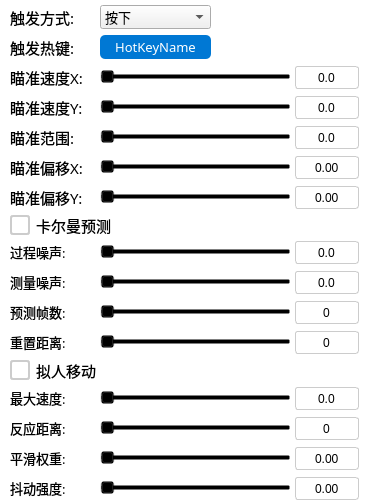
   <widget class="QFrame" name="parameteComponentFrame">
    <property name="geometry">
     <rect>
      <x>10</x>
      <y>60</y>
      <width>371</width>
      <height>500</height>
     </rect>
    </property>
    <property name="styleSheet">
     <string notr="true">background-color: rgba(0, 0, 0, 0);</string>
    </property>
    <property name="frameShape">
     <enum>QFrame::Shape::NoFrame</enum>
    </property>
    <property name="frameShadow">
     <enum>QFrame::Shadow::Raised</enum>
    </property>
    <widget class="QFrame" name="basicSettingsFrame">
     <property name="geometry">
      <rect>
       <x>0</x>
       <y>0</y>
       <width>371</width>
       <height>500</height>
      </rect>
     </property>
     <property name="styleSheet">
      <string notr="true">background-color: rgba(0, 0, 0, 0);</string>
     </property>
     <property name="frameShape">
      <enum>QFrame::Shape::Box</enum>
     </property>
     <property name="frameShadow">
      <enum>QFrame::Shadow::Raised</enum>
     </property>
     <property name="lineWidth">
      <number>0</number>
     </property>
     <widget class="QLabel" name="triggerMethodLabel">
      <property name="geometry">
       <rect>
        <x>10</x>
        <y>5</y>
        <width>81</width>
        <height>24</height>
       </rect>
      </property>
      <property name="font">
       <font>
        <family>Microsoft YaHei</family>
        <pointsize>11</pointsize>
       </font>
      </property>
      <property name="styleSheet">
       <string notr="true">background-color: rgba(0, 0, 0, 0);</string>
      </property>
      <property name="text">
       <string>触发方式:</string>
      </property>
      <property name="alignment">
       <set>Qt::AlignmentFlag::AlignLeading|Qt::AlignmentFlag::AlignLeft|Qt::AlignmentFlag::AlignVCenter</set>
      </property>
     </widget>
     <widget class="QComboBox" name="triggerMethodComboBox">
      <property name="geometry">
       <rect>
        <x>100</x>
        <y>5</y>
        <width>111</width>
        <height>24</height>
       </rect>
      </property>
      <property name="font">
       <font>
        <family>Microsoft YaHei</family>
        <pointsize>10</pointsize>
        <bold>false</bold>
       </font>
      </property>
      <property name="styleSheet">
       <string notr="true">background-color: rgb(240, 240, 240);</string>
      </property>
      <item>
       <property name="text">
        <string>按下</string>
       </property>
      </item>
      <item>
       <property name="text">
        <string>切换</string>
       </property>
      </item>
     </widget>
     <widget class="QLabel" name="triggerHotkeyLabel">
      <property name="geometry">
       <rect>
        <x>10</x>
        <y>35</y>
        <width>81</width>
        <height>24</height>
       </rect>
      </property>
      <property name="font">
       <font>
        <family>Microsoft YaHei</family>
        <pointsize>11</pointsize>
       </font>
      </property>
      <property name="styleSheet">
       <string notr="true">background-color: rgba(0, 0, 0, 0);</string>
      </property>
      <property name="text">
       <string>触发热键:</string>
      </property>
      <property name="alignment">
       <set>Qt::AlignmentFlag::AlignLeading|Qt::AlignmentFlag::AlignLeft|Qt::AlignmentFlag::AlignVCenter</set>
      </property>
     </widget>
     <widget class="QPushButton" name="HotkeyPushButton">
      <property name="geometry">
       <rect>
        <x>100</x>
        <y>35</y>
        <width>111</width>
        <height>24</height>
       </rect>
      </property>
      <property name="font">
       <font>
        <family>Microsoft YaHei</family>
        <pointsize>10</pointsize>
        <bold>false</bold>
       </font>
      </property>
      <property name="styleSheet">
       <string notr="true">background-color: rgb(0, 120, 212); color: white; border-radius: 5px;</string>
      </property>
      <property name="text">
       <string>HotKeyName</string>
      </property>
     </widget>
     <widget class="QLabel" name="lockSpeedXLabel">
      <property name="geometry">
       <rect>
        <x>10</x>
        <y>65</y>
        <width>81</width>
        <height>24</height>
       </rect>
      </property>
      <property name="font">
       <font>
        <family>Microsoft YaHei</family>
        <pointsize>11</pointsize>
       </font>
      </property>
      <property name="styleSheet">
       <string notr="true">background-color: rgba(0, 0, 0, 0);</string>
      </property>
      <property name="text">
       <string>瞄准速度X:</string>
      </property>
      <property name="alignment">
       <set>Qt::AlignmentFlag::AlignLeading|Qt::AlignmentFlag::AlignLeft|Qt::AlignmentFlag::AlignVCenter</set>
      </property>
     </widget>
     <widget class="QSlider" name="lockSpeedXHorizontalSlider">
      <property name="geometry">
       <rect>
        <x>100</x>
        <y>68</y>
        <width>191</width>
        <height>18</height>
       </rect>
      </property>
      <property name="orientation">
       <enum>Qt::Orientation::Horizontal</enum>
      </property>
     </widget>
     <widget class="QDoubleSpinBox" name="lockSpeedXSpinBox">
      <property name="geometry">
       <rect>
        <x>295</x>
        <y>66</y>
        <width>64</width>
        <height>23</height>
       </rect>
      </property>
      <property name="decimals">
       <number>1</number>
      </property>
      <property name="buttonSymbols">
       <enum>QAbstractSpinBox::ButtonSymbols::NoButtons</enum>
      </property>
      <property name="alignment">
       <set>Qt::AlignmentFlag::AlignCenter</set>
      </property>
      <property name="styleSheet">
       <string notr="true">QDoubleSpinBox { border: 1px solid #ccc; border-radius: 3px; background: #fff; } QToolTip { color: #e0e0e0; background-color: #2d2d2d; border: 1px solid #555; padding: 4px; }</string>
      </property>
     </widget>
     <widget class="QLabel" name="lockSpeedYLabel">
      <property name="geometry">
       <rect>
        <x>10</x>
        <y>95</y>
        <width>81</width>
        <height>24</height>
       </rect>
      </property>
      <property name="font">
       <font>
        <family>Microsoft YaHei</family>
        <pointsize>11</pointsize>
       </font>
      </property>
      <property name="styleSheet">
       <string notr="true">background-color: rgba(0, 0, 0, 0);</string>
      </property>
      <property name="text">
       <string>瞄准速度Y:</string>
      </property>
      <property name="alignment">
       <set>Qt::AlignmentFlag::AlignLeading|Qt::AlignmentFlag::AlignLeft|Qt::AlignmentFlag::AlignVCenter</set>
      </property>
     </widget>
     <widget class="QSlider" name="lockSpeedYHorizontalSlider">
      <property name="geometry">
       <rect>
        <x>100</x>
        <y>98</y>
        <width>191</width>
        <height>18</height>
       </rect>
      </property>
      <property name="orientation">
       <enum>Qt::Orientation::Horizontal</enum>
      </property>
     </widget>
     <widget class="QDoubleSpinBox" name="lockSpeedYSpinBox">
      <property name="geometry">
       <rect>
        <x>295</x>
        <y>96</y>
        <width>64</width>
        <height>23</height>
       </rect>
      </property>
      <property name="decimals">
       <number>1</number>
      </property>
      <property name="buttonSymbols">
       <enum>QAbstractSpinBox::ButtonSymbols::NoButtons</enum>
      </property>
      <property name="alignment">
       <set>Qt::AlignmentFlag::AlignCenter</set>
      </property>
      <property name="styleSheet">
       <string notr="true">QDoubleSpinBox { border: 1px solid #ccc; border-radius: 3px; background: #fff; } QToolTip { color: #e0e0e0; background-color: #2d2d2d; border: 1px solid #555; padding: 4px; }</string>
      </property>
     </widget>
     <widget class="QLabel" name="aimingRangeLabel">
      <property name="geometry">
       <rect>
        <x>10</x>
        <y>125</y>
        <width>81</width>
        <height>24</height>
       </rect>
      </property>
      <property name="font">
       <font>
        <family>Microsoft YaHei</family>
        <pointsize>11</pointsize>
       </font>
      </property>
      <property name="styleSheet">
       <string notr="true">background-color: rgba(0, 0, 0, 0);</string>
      </property>
      <property name="text">
       <string>瞄准范围:</string>
      </property>
      <property name="alignment">
       <set>Qt::AlignmentFlag::AlignLeading|Qt::AlignmentFlag::AlignLeft|Qt::AlignmentFlag::AlignVCenter</set>
      </property>
     </widget>
     <widget class="QSlider" name="aimRangeHorizontalSlider">
      <property name="geometry">
       <rect>
        <x>100</x>
        <y>128</y>
        <width>191</width>
        <height>18</height>
       </rect>
      </property>
      <property name="orientation">
       <enum>Qt::Orientation::Horizontal</enum>
      </property>
     </widget>
     <widget class="QDoubleSpinBox" name="aimRangeSpinBox">
      <property name="geometry">
       <rect>
        <x>295</x>
        <y>126</y>
        <width>64</width>
        <height>23</height>
       </rect>
      </property>
      <property name="decimals">
       <number>1</number>
      </property>
      <property name="buttonSymbols">
       <enum>QAbstractSpinBox::ButtonSymbols::NoButtons</enum>
      </property>
      <property name="alignment">
       <set>Qt::AlignmentFlag::AlignCenter</set>
      </property>
      <property name="styleSheet">
       <string notr="true">QDoubleSpinBox { border: 1px solid #ccc; border-radius: 3px; background: #fff; } QToolTip { color: #e0e0e0; background-color: #2d2d2d; border: 1px solid #555; padding: 4px; }</string>
      </property>
     </widget>
     <widget class="QLabel" name="aimingRangeLabel_3">
      <property name="geometry">
       <rect>
        <x>10</x>
        <y>155</y>
        <width>81</width>
        <height>24</height>
       </rect>
      </property>
      <property name="font">
       <font>
        <family>Microsoft YaHei</family>
        <pointsize>11</pointsize>
       </font>
      </property>
      <property name="styleSheet">
       <string notr="true">background-color: rgba(0, 0, 0, 0);</string>
      </property>
      <property name="text">
       <string>瞄准偏移X:</string>
      </property>
      <property name="alignment">
       <set>Qt::AlignmentFlag::AlignLeading|Qt::AlignmentFlag::AlignLeft|Qt::AlignmentFlag::AlignVCenter</set>
      </property>
     </widget>
     <widget class="QSlider" name="offset_centerxVerticalSlider">
      <property name="geometry">
       <rect>
        <x>100</x>
        <y>158</y>
        <width>191</width>
        <height>18</height>
       </rect>
      </property>
      <property name="orientation">
       <enum>Qt::Orientation::Horizontal</enum>
      </property>
     </widget>
     <widget class="QDoubleSpinBox" name="offset_centerxSpinBox">
      <property name="geometry">
       <rect>
        <x>295</x>
        <y>156</y>
        <width>64</width>
        <height>23</height>
       </rect>
      </property>
      <property name="decimals">
       <number>2</number>
      </property>
      <property name="buttonSymbols">
       <enum>QAbstractSpinBox::ButtonSymbols::NoButtons</enum>
      </property>
      <property name="alignment">
       <set>Qt::AlignmentFlag::AlignCenter</set>
      </property>
      <property name="styleSheet">
       <string notr="true">QDoubleSpinBox { border: 1px solid #ccc; border-radius: 3px; background: #fff; } QToolTip { color: #e0e0e0; background-color: #2d2d2d; border: 1px solid #555; padding: 4px; }</string>
      </property>
     </widget>
     <widget class="QLabel" name="aimingRangeLabel_4">
      <property name="geometry">
       <rect>
        <x>10</x>
        <y>185</y>
        <width>81</width>
        <height>24</height>
       </rect>
      </property>
      <property name="font">
       <font>
        <family>Microsoft YaHei</family>
        <pointsize>11</pointsize>
       </font>
      </property>
      <property name="styleSheet">
       <string notr="true">background-color: rgba(0, 0, 0, 0);</string>
      </property>
      <property name="text">
       <string>瞄准偏移Y:</string>
      </property>
      <property name="alignment">
       <set>Qt::AlignmentFlag::AlignLeading|Qt::AlignmentFlag::AlignLeft|Qt::AlignmentFlag::AlignVCenter</set>
      </property>
     </widget>
     <widget class="QSlider" name="offset_centeryVerticalSlider">
      <property name="geometry">
       <rect>
        <x>100</x>
        <y>188</y>
        <width>191</width>
        <height>18</height>
       </rect>
      </property>
      <property name="orientation">
       <enum>Qt::Orientation::Horizontal</enum>
      </property>
     </widget>
     <widget class="QDoubleSpinBox" name="offset_centerySpinBox">
      <property name="geometry">
       <rect>
        <x>295</x>
        <y>186</y>
        <width>64</width>
        <height>23</height>
       </rect>
      </property>
      <property name="decimals">
       <number>2</number>
      </property>
      <property name="buttonSymbols">
       <enum>QAbstractSpinBox::ButtonSymbols::NoButtons</enum>
      </property>
      <property name="alignment">
       <set>Qt::AlignmentFlag::AlignCenter</set>
      </property>
      <property name="styleSheet">
       <string notr="true">QDoubleSpinBox { border: 1px solid #ccc; border-radius: 3px; background: #fff; } QToolTip { color: #e0e0e0; background-color: #2d2d2d; border: 1px solid #555; padding: 4px; }</string>
      </property>
     </widget>
     <widget class="QCheckBox" name="kalmanFilterCheckBox">
      <property name="geometry">
       <rect>
        <x>10</x>
        <y>215</y>
        <width>120</width>
        <height>20</height>
       </rect>
      </property>
      <property name="font">
       <font>
        <family>Microsoft YaHei</family>
        <pointsize>11</pointsize>
       </font>
      </property>
      <property name="styleSheet">
       <string notr="true">QCheckBox::indicator { width: 16px; height: 16px; border: 2px solid #ccc; border-radius: 3px; background: #fff; } QCheckBox::indicator:checked { background: #0078D4; border-color: #0078D4; image: none; } QCheckBox::indicator:unchecked { background: #fff; border-color: #ccc; }</string>
      </property>
      <property name="toolTip">
       <string>开启后使用卡尔曼滤波平滑坐标并在短暂失检时预测位置</string>
      </property>
      <property name="text">
       <string>卡尔曼预测</string>
      </property>
     </widget>
     <widget class="QLabel" name="kalmanProcessNoiseLabel">
      <property name="geometry">
       <rect>
        <x>10</x>
        <y>240</y>
        <width>81</width>
        <height>24</height>
       </rect>
      </property>
      <property name="font">
       <font>
        <family>Microsoft YaHei</family>
        <pointsize>10</pointsize>
       </font>
      </property>
      <property name="toolTip">
       <string>运动模型不确定性，值越大越跟随原始检测（建议3~12）</string>
      </property>
      <property name="text">
       <string>过程噪声:</string>
      </property>
     </widget>
     <widget class="QSlider" name="kalmanProcessNoiseSlider">
      <property name="geometry">
       <rect>
        <x>100</x>
        <y>243</y>
        <width>191</width>
        <height>18</height>
       </rect>
      </property>
      <property name="toolTip">
       <string>运动模型不确定性，值越大越跟随原始检测（建议3~12）</string>
      </property>
      <property name="orientation">
       <enum>Qt::Orientation::Horizontal</enum>
      </property>
     </widget>
     <widget class="QDoubleSpinBox" name="kalmanProcessNoiseSpinBox">
      <property name="geometry">
       <rect>
        <x>295</x>
        <y>241</y>
        <width>64</width>
        <height>23</height>
       </rect>
      </property>
      <property name="decimals">
       <number>1</number>
      </property>
      <property name="buttonSymbols">
       <enum>QAbstractSpinBox::ButtonSymbols::NoButtons</enum>
      </property>
      <property name="alignment">
       <set>Qt::AlignmentFlag::AlignCenter</set>
      </property>
      <property name="styleSheet">
       <string notr="true">QDoubleSpinBox { border: 1px solid #ccc; border-radius: 3px; background: #fff; } QToolTip { color: #e0e0e0; background-color: #2d2d2d; border: 1px solid #555; padding: 4px; }</string>
      </property>
     </widget>
     <widget class="QLabel" name="kalmanMeasurementNoiseLabel">
      <property name="geometry">
       <rect>
        <x>10</x>
        <y>270</y>
        <width>81</width>
        <height>24</height>
       </rect>
      </property>
      <property name="font">
       <font>
        <family>Microsoft YaHei</family>
        <pointsize>10</pointsize>
       </font>
      </property>
      <property name="toolTip">
       <string>检测坐标抖动程度，值越小越信任检测（建议1~5）</string>
      </property>
      <property name="text">
       <string>测量噪声:</string>
      </property>
     </widget>
     <widget class="QSlider" name="kalmanMeasurementNoiseSlider">
      <property name="geometry">
       <rect>
        <x>100</x>
        <y>273</y>
        <width>191</width>
        <height>18</height>
       </rect>
      </property>
      <property name="toolTip">
       <string>检测坐标抖动程度，值越小越信任检测（建议1~5）</string>
      </property>
      <property name="orientation">
       <enum>Qt::Orientation::Horizontal</enum>
      </property>
     </widget>
     <widget class="QDoubleSpinBox" name="kalmanMeasurementNoiseSpinBox">
      <property name="geometry">
       <rect>
        <x>295</x>
        <y>271</y>
        <width>64</width>
        <height>23</height>
       </rect>
      </property>
      <property name="decimals">
       <number>1</number>
      </property>
      <property name="buttonSymbols">
       <enum>QAbstractSpinBox::ButtonSymbols::NoButtons</enum>
      </property>
      <property name="alignment">
       <set>Qt::AlignmentFlag::AlignCenter</set>
      </property>
      <property name="styleSheet">
       <string notr="true">QDoubleSpinBox { border: 1px solid #ccc; border-radius: 3px; background: #fff; } QToolTip { color: #e0e0e0; background-color: #2d2d2d; border: 1px solid #555; padding: 4px; }</string>
      </property>
     </widget>
     <widget class="QLabel" name="kalmanCoastFramesLabel">
      <property name="geometry">
       <rect>
        <x>10</x>
        <y>300</y>
        <width>81</width>
        <height>24</height>
       </rect>
      </property>
      <property name="font">
       <font>
        <family>Microsoft YaHei</family>
        <pointsize>10</pointsize>
       </font>
      </property>
      <property name="toolTip">
       <string>失检后最多预测多少帧（建议3~10）</string>
      </property>
      <property name="text">
       <string>预测帧数:</string>
      </property>
     </widget>
     <widget class="QSlider" name="kalmanCoastFramesSlider">
      <property name="geometry">
       <rect>
        <x>100</x>
        <y>303</y>
        <width>191</width>
        <height>18</height>
       </rect>
      </property>
      <property name="toolTip">
       <string>失检后最多预测多少帧（建议3~10）</string>
      </property>
      <property name="orientation">
       <enum>Qt::Orientation::Horizontal</enum>
      </property>
     </widget>
     <widget class="QDoubleSpinBox" name="kalmanCoastFramesSpinBox">
      <property name="geometry">
       <rect>
        <x>295</x>
        <y>301</y>
        <width>64</width>
        <height>23</height>
       </rect>
      </property>
      <property name="decimals">
       <number>0</number>
      </property>
      <property name="buttonSymbols">
       <enum>QAbstractSpinBox::ButtonSymbols::NoButtons</enum>
      </property>
      <property name="alignment">
       <set>Qt::AlignmentFlag::AlignCenter</set>
      </property>
      <property name="styleSheet">
       <string notr="true">QDoubleSpinBox { border: 1px solid #ccc; border-radius: 3px; background: #fff; } QToolTip { color: #e0e0e0; background-color: #2d2d2d; border: 1px solid #555; padding: 4px; }</string>
      </property>
     </widget>
     <widget class="QLabel" name="kalmanReinitDistLabel">
      <property name="geometry">
       <rect>
        <x>10</x>
        <y>330</y>
        <width>81</width>
        <height>24</height>
       </rect>
      </property>
      <property name="font">
       <font>
        <family>Microsoft YaHei</family>
        <pointsize>10</pointsize>
       </font>
      </property>
      <property name="toolTip">
       <string>目标跳变超过此像素距离时重置滤波器（建议20~60）</string>
      </property>
      <property name="text">
       <string>重置距离:</string>
      </property>
     </widget>
     <widget class="QSlider" name="kalmanReinitDistSlider">
      <property name="geometry">
       <rect>
        <x>100</x>
        <y>333</y>
        <width>191</width>
        <height>18</height>
       </rect>
      </property>
      <property name="toolTip">
       <string>目标跳变超过此像素距离时重置滤波器（建议20~60）</string>
      </property>
      <property name="orientation">
       <enum>Qt::Orientation::Horizontal</enum>
      </property>
     </widget>
     <widget class="QDoubleSpinBox" name="kalmanReinitDistSpinBox">
      <property name="geometry">
       <rect>
        <x>295</x>
        <y>331</y>
        <width>64</width>
        <height>23</height>
       </rect>
      </property>
      <property name="decimals">
       <number>0</number>
      </property>
      <property name="buttonSymbols">
       <enum>QAbstractSpinBox::ButtonSymbols::NoButtons</enum>
      </property>
      <property name="alignment">
       <set>Qt::AlignmentFlag::AlignCenter</set>
      </property>
      <property name="styleSheet">
       <string notr="true">QDoubleSpinBox { border: 1px solid #ccc; border-radius: 3px; background: #fff; } QToolTip { color: #e0e0e0; background-color: #2d2d2d; border: 1px solid #555; padding: 4px; }</string>
      </property>
     </widget>
     <widget class="QCheckBox" name="humanizeCheckBox">
      <property name="geometry">
       <rect>
        <x>10</x>
        <y>360</y>
        <width>120</width>
        <height>20</height>
       </rect>
      </property>
      <property name="font">
       <font>
        <family>Microsoft YaHei</family>
        <pointsize>11</pointsize>
       </font>
      </property>
      <property name="styleSheet">
       <string notr="true">QCheckBox::indicator { width: 16px; height: 16px; border: 2px solid #ccc; border-radius: 3px; background: #fff; } QCheckBox::indicator:checked { background: #0078D4; border-color: #0078D4; image: none; } QCheckBox::indicator:unchecked { background: #fff; border-color: #ccc; }</string>
      </property>
      <property name="toolTip">
       <string>开启后以钟形速度曲线、EMA 阻尼与高斯微抖动模拟人手鼠标移动</string>
      </property>
      <property name="text">
       <string>拟人移动</string>
      </property>
     </widget>
     <widget class="QLabel" name="humanizeMaxSpeedLabel">
      <property name="geometry">
       <rect>
        <x>10</x>
        <y>386</y>
        <width>81</width>
        <height>24</height>
       </rect>
      </property>
      <property name="font">
       <font>
        <family>Microsoft YaHei</family>
        <pointsize>10</pointsize>
       </font>
      </property>
      <property name="toolTip">
       <string>单帧最大像素位移（钟形曲线渐近线，建议 8~25）</string>
      </property>
      <property name="text">
       <string>最大速度:</string>
      </property>
     </widget>
     <widget class="QSlider" name="humanizeMaxSpeedSlider">
      <property name="geometry">
       <rect>
        <x>100</x>
        <y>389</y>
        <width>191</width>
        <height>18</height>
       </rect>
      </property>
      <property name="toolTip">
       <string>单帧最大像素位移（钟形曲线渐近线，建议 8~25）</string>
      </property>
      <property name="orientation">
       <enum>Qt::Orientation::Horizontal</enum>
      </property>
     </widget>
     <widget class="QDoubleSpinBox" name="humanizeMaxSpeedSpinBox">
      <property name="geometry">
       <rect>
        <x>295</x>
        <y>387</y>
        <width>64</width>
        <height>23</height>
       </rect>
      </property>
      <property name="decimals">
       <number>1</number>
      </property>
      <property name="buttonSymbols">
       <enum>QAbstractSpinBox::ButtonSymbols::NoButtons</enum>
      </property>
      <property name="alignment">
       <set>Qt::AlignmentFlag::AlignCenter</set>
      </property>
      <property name="styleSheet">
       <string notr="true">QDoubleSpinBox { border: 1px solid #ccc; border-radius: 3px; background: #fff; } QToolTip { color: #e0e0e0; background-color: #2d2d2d; border: 1px solid #555; padding: 4px; }</string>
      </property>
     </widget>
     <widget class="QLabel" name="humanizeReactionDistLabel">
      <property name="geometry">
       <rect>
        <x>10</x>
        <y>416</y>
        <width>81</width>
        <height>24</height>
       </rect>
      </property>
      <property name="font">
       <font>
        <family>Microsoft YaHei</family>
        <pointsize>10</pointsize>
       </font>
      </property>
      <property name="toolTip">
       <string>速度饱和距离，越小起步越快（建议 40~150）</string>
      </property>
      <property name="text">
       <string>反应距离:</string>
      </property>
     </widget>
     <widget class="QSlider" name="humanizeReactionDistSlider">
      <property name="geometry">
       <rect>
        <x>100</x>
        <y>419</y>
        <width>191</width>
        <height>18</height>
       </rect>
      </property>
      <property name="toolTip">
       <string>速度饱和距离，越小起步越快（建议 40~150）</string>
      </property>
      <property name="orientation">
       <enum>Qt::Orientation::Horizontal</enum>
      </property>
     </widget>
     <widget class="QDoubleSpinBox" name="humanizeReactionDistSpinBox">
      <property name="geometry">
       <rect>
        <x>295</x>
        <y>417</y>
        <width>64</width>
        <height>23</height>
       </rect>
      </property>
      <property name="decimals">
       <number>0</number>
      </property>
      <property name="buttonSymbols">
       <enum>QAbstractSpinBox::ButtonSymbols::NoButtons</enum>
      </property>
      <property name="alignment">
       <set>Qt::AlignmentFlag::AlignCenter</set>
      </property>
      <property name="styleSheet">
       <string notr="true">QDoubleSpinBox { border: 1px solid #ccc; border-radius: 3px; background: #fff; } QToolTip { color: #e0e0e0; background-color: #2d2d2d; border: 1px solid #555; padding: 4px; }</string>
      </property>
     </widget>
     <widget class="QLabel" name="humanizeAlphaLabel">
      <property name="geometry">
       <rect>
        <x>10</x>
        <y>446</y>
        <width>81</width>
        <height>24</height>
       </rect>
      </property>
      <property name="font">
       <font>
        <family>Microsoft YaHei</family>
        <pointsize>10</pointsize>
       </font>
      </property>
      <property name="toolTip">
       <string>EMA 权重，越小越柔（肌肉惯性，建议 0.3~0.8）</string>
      </property>
      <property name="text">
       <string>平滑权重:</string>
      </property>
     </widget>
     <widget class="QSlider" name="humanizeAlphaSlider">
      <property name="geometry">
       <rect>
        <x>100</x>
        <y>449</y>
        <width>191</width>
        <height>18</height>
       </rect>
      </property>
      <property name="toolTip">
       <string>EMA 权重，越小越柔（肌肉惯性，建议 0.3~0.8）</string>
      </property>
      <property name="orientation">
       <enum>Qt::Orientation::Horizontal</enum>
      </property>
     </widget>
     <widget class="QDoubleSpinBox" name="humanizeAlphaSpinBox">
      <property name="geometry">
       <rect>
        <x>295</x>
        <y>447</y>
        <width>64</width>
        <height>23</height>
       </rect>
      </property>
      <property name="decimals">
       <number>2</number>
      </property>
      <property name="buttonSymbols">
       <enum>QAbstractSpinBox::ButtonSymbols::NoButtons</enum>
      </property>
      <property name="alignment">
       <set>Qt::AlignmentFlag::AlignCenter</set>
      </property>
      <property name="styleSheet">
       <string notr="true">QDoubleSpinBox { border: 1px solid #ccc; border-radius: 3px; background: #fff; } QToolTip { color: #e0e0e0; background-color: #2d2d2d; border: 1px solid #555; padding: 4px; }</string>
      </property>
     </widget>
     <widget class="QLabel" name="humanizeJitterLabel">
      <property name="geometry">
       <rect>
        <x>10</x>
        <y>476</y>
        <width>81</width>
        <height>24</height>
       </rect>
      </property>
      <property name="font">
       <font>
        <family>Microsoft YaHei</family>
        <pointsize>10</pointsize>
       </font>
      </property>
      <property name="toolTip">
       <string>高斯抖动标准差（手部不稳，建议 0.2~1.0）</string>
      </property>
      <property name="text">
       <string>抖动强度:</string>
      </property>
     </widget>
     <widget class="QSlider" name="humanizeJitterSlider">
      <property name="geometry">
       <rect>
        <x>100</x>
        <y>479</y>
        <width>191</width>
        <height>18</height>
       </rect>
      </property>
      <property name="toolTip">
       <string>高斯抖动标准差（手部不稳，建议 0.2~1.0）</string>
      </property>
      <property name="orientation">
       <enum>Qt::Orientation::Horizontal</enum>
      </property>
     </widget>
     <widget class="QDoubleSpinBox" name="humanizeJitterSpinBox">
      <property name="geometry">
       <rect>
        <x>295</x>
        <y>477</y>
        <width>64</width>
        <height>23</height>
       </rect>
      </property>
      <property name="decimals">
       <number>2</number>
      </property>
      <property name="buttonSymbols">
       <enum>QAbstractSpinBox::ButtonSymbols::NoButtons</enum>
      </property>
      <property name="alignment">
       <set>Qt::AlignmentFlag::AlignCenter</set>
      </property>
      <property name="styleSheet">
       <string notr="true">QDoubleSpinBox { border: 1px solid #ccc; border-radius: 3px; background: #fff; } QToolTip { color: #e0e0e0; background-color: #2d2d2d; border: 1px solid #555; padding: 4px; }</string>
      </property>
     </widget>
    </widget>
   </widget>
